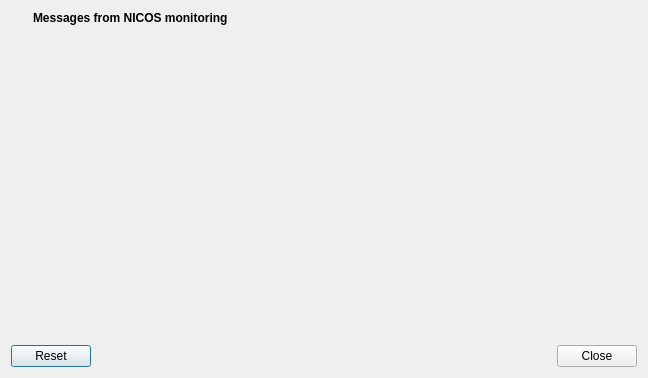
<?xml version="1.0" encoding="UTF-8"?>
<ui version="4.0">
 <class>PnPDialog</class>
 <widget class="QDialog" name="PnPDialog">
  <property name="geometry">
   <rect>
    <x>0</x>
    <y>0</y>
    <width>648</width>
    <height>378</height>
   </rect>
  </property>
  <property name="windowTitle">
   <string>Monitoring messages</string>
  </property>
  <layout class="QVBoxLayout" name="verticalLayout">
   <item>
    <layout class="QGridLayout" name="gridLayout">
     <property name="horizontalSpacing">
      <number>15</number>
     </property>
     <item row="1" column="0">
      <widget class="QLabel" name="label">
       <property name="sizePolicy">
        <sizepolicy hsizetype="Fixed" vsizetype="Preferred">
         <horstretch>0</horstretch>
         <verstretch>0</verstretch>
        </sizepolicy>
       </property>
       <property name="text">
        <string/>
       </property>
       <property name="pixmap">
        <pixmap resource="../../../resources/nicos-gui.qrc">:/errors</pixmap>
       </property>
      </widget>
     </item>
     <item row="3" column="1">
      <spacer name="verticalSpacer">
       <property name="orientation">
        <enum>Qt::Vertical</enum>
       </property>
       <property name="sizeType">
        <enum>QSizePolicy::Fixed</enum>
       </property>
       <property name="sizeHint" stdset="0">
        <size>
         <width>20</width>
         <height>5</height>
        </size>
       </property>
      </spacer>
     </item>
     <item row="1" column="1">
      <widget class="QLabel" name="titlestring">
       <property name="sizePolicy">
        <sizepolicy hsizetype="Preferred" vsizetype="Fixed">
         <horstretch>0</horstretch>
         <verstretch>0</verstretch>
        </sizepolicy>
       </property>
       <property name="font">
        <font>
         <weight>75</weight>
         <bold>true</bold>
        </font>
       </property>
       <property name="text">
        <string>Messages from NICOS monitoring</string>
       </property>
      </widget>
     </item>
     <item row="2" column="1">
      <widget class="QScrollArea" name="scrollArea">
       <property name="frameShape">
        <enum>QFrame::NoFrame</enum>
       </property>
       <property name="horizontalScrollBarPolicy">
        <enum>Qt::ScrollBarAlwaysOff</enum>
       </property>
       <property name="widgetResizable">
        <bool>true</bool>
       </property>
       <widget class="QWidget" name="scrollAreaWidgetContents">
        <property name="geometry">
         <rect>
          <x>0</x>
          <y>0</y>
          <width>597</width>
          <height>292</height>
         </rect>
        </property>
       </widget>
      </widget>
     </item>
    </layout>
   </item>
   <item>
    <widget class="QDialogButtonBox" name="buttonBox">
     <property name="orientation">
      <enum>Qt::Horizontal</enum>
     </property>
     <property name="standardButtons">
      <set>QDialogButtonBox::Close|QDialogButtonBox::Reset</set>
     </property>
    </widget>
   </item>
  </layout>
 </widget>
 <resources>
  <include location="../../../../resources/nicos-gui.qrc"/>
 </resources>
 <connections/>
</ui>
